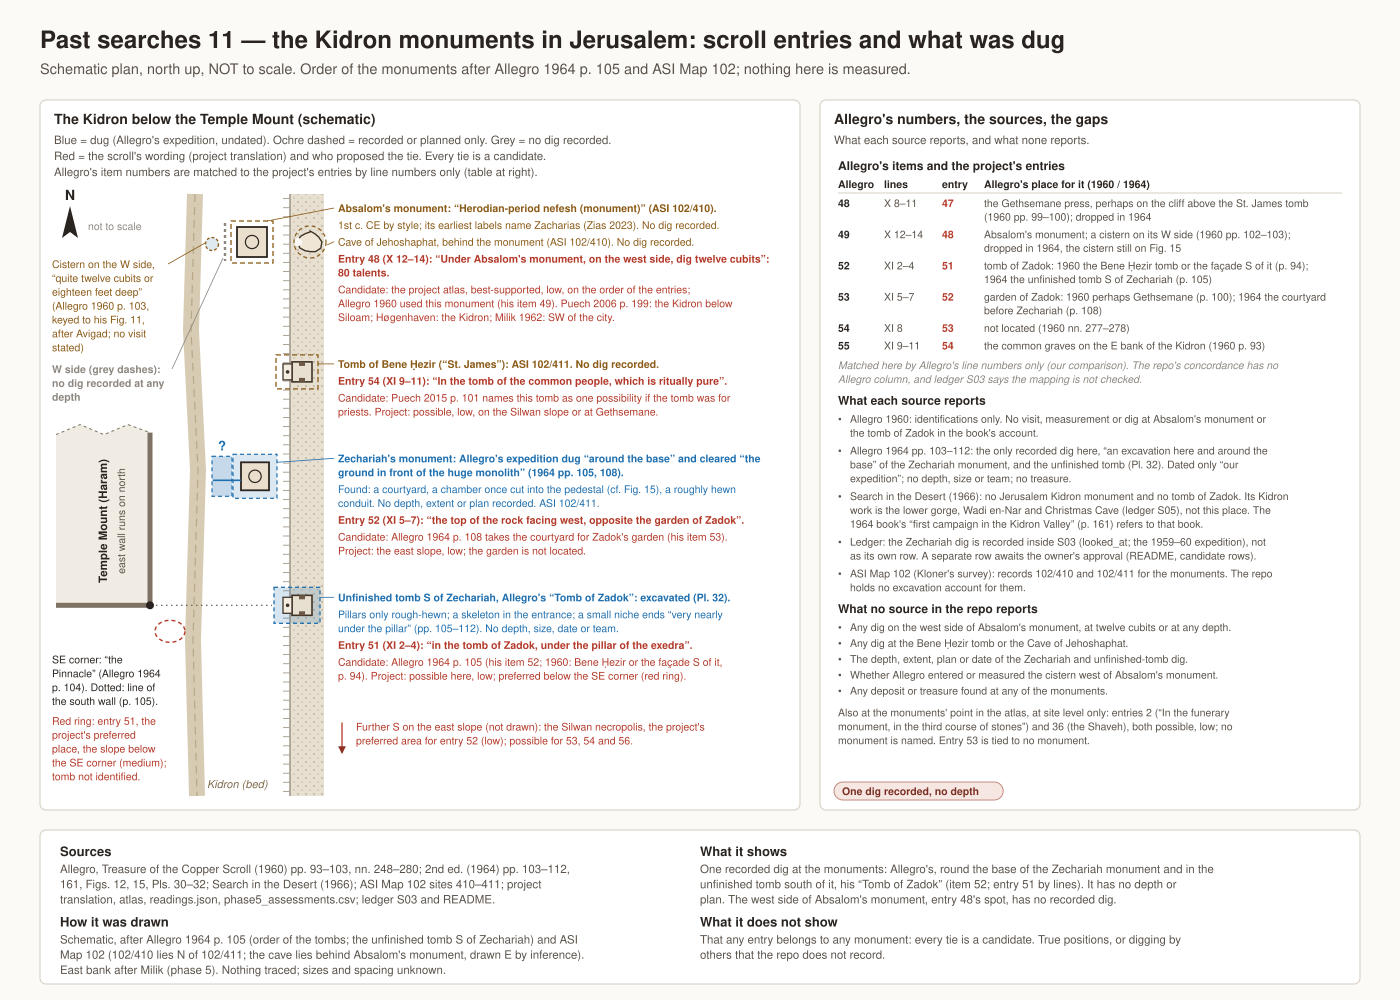

Python code for this plot:
"""Past searches 11: the Kidron monuments in Jerusalem: what the scroll's entries say there and what was dug.

Sources:
- text/translation_en.json X 12–14, XI 2–11 (entries 48, 51, 52, 54), I 5–6 (2); atlas/app/atlas-data.json
  (entries 2, 36, 48, 51–54; places jer_kidron_mon, jer_kidron_east, jer_se_corner); text/readings.json
  (e48-absalom, e51-zadok-tomb, e52-zadok-court, e54-jericho-or-pure); tables/phase5_assessments.csv (JER 48, 51, 52);
  tables/entry_concordance.csv (header only: no Allegro column).
- research/history/allegro1964_treasure_2nd_ed_extracted.md §1.6, §2.4, §3, §4 (Allegro 1964 pp. 103–112, 161, Figs. 12, 15,
  Pls. 30–32): the excavation at the base of the Zechariah monument and in the unfinished tomb south of it.
- research/history/allegro1960_treasure_extracted.md §1 items 48–55, §3 (Allegro 1960 pp. 93–103, nn. 248–280).
- research/history/allegro1966_search_in_the_desert_extracted.md §3, §7, §8 (no Jerusalem Kidron monument; its Kidron
  work is the lower gorge, Wadi en-Nar).
- research/history/salvage_records/searches.csv S03 (looked_at, notes) and README.md ("Candidate rows, not added").
- research/regional/asi_jerusalem/README.md and sites.csv (ASI Map 102, sites 410 and 411).
- research/logs/findings_log.md F5.6 and the 10 Oct 2026 entry; research/phases/phase5_summary.md.
"""
import csv
import json
import math
import re
import sys
from pathlib import Path

sys.path.insert(0, str(Path(__file__).resolve().parent))
from common import S, P, BLUE, RED, GREY, REPO, page, out_path, bullets  # noqa: E402

OCH = P["ochre_d"]
HIST = REPO / "research" / "history"


# ---------------------------------------------------------------- checks against the repo
def entry_texts():
    tr = json.loads((REPO / "text" / "translation_en.json").read_text(encoding="utf-8"))
    atlas = json.loads((REPO / "atlas" / "app" / "atlas-data.json").read_text(encoding="utf-8"))
    keys = list(tr)
    pos = {k: i for i, k in enumerate(keys)}
    out = {}
    for e in atlas["entries"]:
        m = re.match(r"([IVX]+) (\d+)\s*[-–]\s*(?:([IVX]+) )?(\d+)$", e["lines"].strip())
        if m:
            a = f"{m.group(1)} {m.group(2)}"
            b = f"{m.group(3) or m.group(1)} {m.group(4)}"
            ls = keys[pos[a]:pos[b] + 1]
        else:
            ls = [e["lines"].strip()]
        txt = " ".join(tr[k] for k in ls)
        out[e["id"]] = re.sub(r"\{\{([^|}]*)\|[^}]*\}\}", r"\1", txt)
    return out, {e["id"]: e for e in atlas["entries"]}


texts, entries = entry_texts()
QUOTES = {
    "48": "Under Absalom's monument, on the west side, dig twelve cubits",
    "51": "in the tomb of Zadok, under the pillar of the exedra",
    "52": "the top of the rock facing west, opposite the garden of Zadok",
    "54": "In the tomb of the common people, which is ritually pure",
    "2": "In the funerary monument, in the third course of stones",
}
for ent, q in QUOTES.items():
    assert q in texts[ent], f"entry {ent}: '{q}' not in the translation"
    assert len(q.split()) <= 12, f"quote for {ent} is longer than 12 words"
assert "80 talents" in texts["48"]
assert entries["48"]["lines"] == "X 12-14" and entries["51"]["lines"] == "XI 2-4"
assert entries["52"]["lines"] == "XI 5-7" and entries["54"]["lines"] == "XI 9-11"


def cands(eid):
    return {c["placeId"]: (c["status"], c["confidence"]) for c in entries[eid]["candidates"]}


at_mon = sorted((e for e in entries if "jer_kidron_mon" in cands(e)), key=lambda s: (len(s), s))
assert at_mon == ["2", "36", "48", "51"], at_mon
assert cands("48")["jer_kidron_mon"] == ("preferred", "low")
assert cands("51")["jer_se_corner"] == ("preferred", "medium") and cands("51")["jer_kidron_mon"] == ("possible", "low")
assert cands("2")["jer_kidron_mon"] == ("possible", "low") and cands("36")["jer_kidron_mon"] == ("possible", "low")
assert cands("52")["jer_kidron_east"] == ("preferred", "low")
assert set(cands("54")) == {"jer_kidron_east", "jer_gethsemane"}
assert "jer_kidron_mon" not in cands("53")
east = sorted((e for e in entries if "jer_kidron_east" in cands(e)), key=lambda s: (len(s), s))
assert east == ["52", "53", "54", "56"], east

readings = {r["id"]: r for r in json.loads((REPO / "text" / "readings.json").read_text(encoding="utf-8"))}
assert "Benê Ḥezîr" in readings["e54-jericho-or-pure"]["note"] and "2015 p. 101" in readings["e54-jericho-or-pure"]["note"]
r48 = {x["who"]: x for x in readings["e48-absalom"]["readings"]}
assert r48["Puech 2006"]["ref"] == "p. 199" and "Kidron below Siloam" in r48["Puech 2006"]["meaning"]
assert "SW necropolis" in r48["Milik 1962"]["meaning"] and "Kidron" in r48["Høgenhaven 2020"]["meaning"]

with open(REPO / "tables" / "entry_concordance.csv", encoding="utf-8-sig", newline="") as fh:
    conc_header = next(csv.reader(fh))
assert not any("allegro" in h.lower() for h in conc_header), "concordance now has an Allegro column: redraw the panel"

with open(HIST / "salvage_records" / "searches.csv", encoding="utf-8", newline="") as fh:
    ledger = list(csv.DictReader(fh))
s03 = next(r for r in ledger if r["search_id"] == "S03")
assert "base of the Zechariah monument" in s03["looked_at"] and "item 52" in s03["looked_at"]
assert "not checked" in s03["notes"]
assert not [r["search_id"] for r in ledger if r["search_id"] != "S03"
            and re.search(r"Zechariah|Absalom|Zadok|Hezir", " ".join(r.values()))]
readme = (HIST / "salvage_records" / "README.md").read_text(encoding="utf-8")
assert "Candidate rows, not added" in readme and "base of the Zechariah monument" in readme

a64 = (HIST / "allegro1964_treasure_2nd_ed_extracted.md").read_text(encoding="utf-8")
for s in ("around the base", "clear the ground in front of the huge monolith", "Excavating the “Zadok” tomb.",
          "very nearly “under the pillar.”", "No depths, trench dimensions, dates or team names",
          "Jehoshaphat, Absalom, St. James and Zechariah (p.105)", "Fig. 15 still marks a *cistern* west of Absalom"):
    assert s in a64, s
a60 = (HIST / "allegro1960_treasure_extracted.md").read_text(encoding="utf-8")
assert "quite twelve cubits or eighteen feet deep" in a60 and "Absalom, Tomb of Zadok, Bethesda" in a60
a66 = (HIST / "allegro1966_search_in_the_desert_extracted.md").read_text(encoding="utf-8")
assert not re.search(r"Absalom|Zechariah|Hezir|Jehoshaphat", a66)
asi = {}
with open(REPO / "research" / "regional" / "asi_jerusalem" / "sites.csv", encoding="utf-8", newline="") as fh:
    for r in csv.DictReader(fh):
        if r["map_num"] == "102" and r["site_num"] in ("410", "411"):
            asi[r["site_num"]] = r
assert "Cave of Jehoshaphat" in asi["410"]["quote"] and "Bene Hezir" in asi["411"]["quote"]
assert all(asi[k]["nearest_place_id"] == "jer_kidron_mon" for k in asi)
assert float(asi["410"]["lat"]) > float(asi["411"]["lat"])        # Absalom/Jehoshaphat record lies N of Bene Hezir/Zechariah
asi_readme = (REPO / "research" / "regional" / "asi_jerusalem" / "README.md").read_text(encoding="utf-8")
assert '"Herodian-period nefesh (monument)" (Absalom\'s Tomb) before the Cave of Jehoshaphat' in asi_readme

# ---------------------------------------------------------------- page
c = page("11", "the Kidron monuments in Jerusalem: scroll entries and what was dug",
         "Schematic plan, north up, NOT to scale. Order of the monuments after Allegro 1964 p. 105 and ASI Map 102; "
         "nothing here is measured.")
TOP, BOTTOM = 100, 810
MX, MW = 40, 760
mx, my, mw, mh = S.panel(c, MX, TOP, MW, BOTTOM - TOP, "The Kidron below the Temple Mount (schematic)",
                         ["Blue = dug (Allegro's expedition, undated). Ochre dashed = recorded or planned only. "
                          "Grey = no dig recorded.",
                          "Red = the scroll's wording (project translation) and who proposed the tie. "
                          "Every tie is a candidate.",
                          "Allegro's item numbers are matched to the project's entries by line numbers only "
                          "(table at right)."])

VX = 195                       # valley line
CLIFF = 290                    # foot of the east escarpment
LX = 338                       # left edge of the right-hand label column
FS, LH = 10.5, 10.5 * 1.32
W_B, W_R = 84, 86              # wrap widths (characters) for bold and regular labels on the right

# ---------------- right-hand label blocks (laid out first, so the glyphs can follow them)
BLOCKS = [
    ("abs", OCH, [
        ("Absalom's monument: “Herodian-period nefesh (monument)” (ASI 102/410).", OCH, 700),
        ("1st c. CE by style; its earliest labels name Zacharias (Zias 2023). No dig recorded.", OCH, None),
        ("Cave of Jehoshaphat, behind the monument (ASI 102/410). No dig recorded.", OCH, None),
        (f"Entry 48 (X 12–14): “{QUOTES['48']}”: 80 talents.", RED, 700),
        ("Candidate: the project atlas, best-supported, low, on the order of the entries; Allegro 1960 used "
         "this monument (his item 49). Puech 2006 p. 199: the Kidron below Siloam; Høgenhaven: the Kidron; "
         "Milik 1962: SW of the city.",
         RED, None),
    ]),
    ("bh", OCH, [
        ("Tomb of Bene Ḥezir (“St. James”): ASI 102/411. No dig recorded.", OCH, 700),
        (f"Entry 54 (XI 9–11): “{QUOTES['54']}”.", RED, 700),
        ("Candidate: Puech 2015 p. 101 names this tomb as one possibility if the tomb was for priests. "
         "Project: possible, low, on the Silwan slope or at Gethsemane.", RED, None),
    ]),
    ("ze", BLUE, [
        ("Zechariah's monument: Allegro's expedition dug “around the base” and cleared “the ground in "
         "front of the huge monolith” (1964 pp. 105, 108).", BLUE, 700),
        ("Found: a courtyard, a chamber once cut into the pedestal (cf. Fig. 15), a roughly hewn conduit. "
         "No depth, extent or plan recorded. ASI 102/411.", BLUE, None),
        (f"Entry 52 (XI 5–7): “{QUOTES['52']}”.", RED, 700),
        ("Candidate: Allegro 1964 p. 108 takes the courtyard for Zadok's garden (his item 53). "
         "Project: the east slope, low; the garden is not located.", RED, None),
    ]),
    ("ut", BLUE, [
        ("Unfinished tomb S of Zechariah, Allegro's “Tomb of Zadok”: excavated (Pl. 32).", BLUE, 700),
        ("Pillars only rough-hewn; a skeleton in the entrance; a small niche ends “very nearly under the "
         "pillar” (pp. 105–112). No depth, size, date or team.", BLUE, None),
        (f"Entry 51 (XI 2–4): “{QUOTES['51']}”.", RED, 700),
        ("Candidate: Allegro 1964 p. 105 (his item 52; 1960: Bene Ḥezir or the façade S of it, p. 94). "
         "Project: possible here, low; preferred below the SE corner (red ring).", RED, None),
    ]),
]
GAP_ITEM, GAP_BLOCK = 3, 30


def n_lines(txt, wt):
    return len(S.wrap_lines(txt, W_B if wt else W_R))


tops, y = {}, my + 26
for key_, _, items in BLOCKS:
    tops[key_] = y
    y += sum(n_lines(t, w) * LH + GAP_ITEM for t, _, w in items) + GAP_BLOCK
Y_SILWAN = y
# glyph rows follow the first line of each block's own feature
Y_ABS = tops["abs"] + 30
Y_BH = tops["bh"] + 4
Y_ZE = tops["ze"] + 14
Y_UT = tops["ut"] + 4
assert Y_BH - Y_ABS > 70 and Y_ZE - Y_BH > 60 and Y_UT - Y_ZE > 60

# ---------------- base drawing: escarpment, valley, Temple Mount
c.rect(CLIFF, my + 8, 34, mh - 16, fill="url(#rockfill)")
S.ridge(c, [(CLIFF, my + 8), (CLIFF, my + mh - 8)])
S.wadi(c, [(VX, my + 8), (VX - 4, 330), (VX + 3, 470), (VX - 2, 640), (VX + 2, my + mh - 8)])
c.text(VX + 12, my + mh - 16, "Kidron (bed)", 11, "#7d6a4a", italic=True)

# left labels at the top: north arrow, the cistern and the west side of Absalom's monument
ax = 252
S.north_arrow(c, 70, my + 46)
c.text(88, my + 44, "not to scale", 10.5, P["muted"])
yl = my + 82
c.text(52, yl, "Cistern on the W side,", FS, OCH)
S.leader(c, 168, yl - 4, 205, Y_ABS + 1, OCH)
yl = c.wrap(52, yl + LH, "“quite twelve cubits or eighteen feet deep” (Allegro 1960 p. 103, keyed to his "
            "Fig. 11, after Avigad; no visit stated)", 24, FS, fill=OCH)
yl += 8
c.text(52, yl, "W side (grey dashes):", FS, GREY, 700)
S.leader(c, 172, yl - 4, ax - 29, Y_ABS + 16, GREY)
yl = c.wrap(52, yl + LH, "no dig recorded at any depth", 24, FS, fill=GREY, weight=700)

HX0, HX1 = 56, 150
HTOP, HBOT = yl + 14, Y_UT                       # Temple Mount block; south wall at HBOT
assert HBOT - HTOP > 160
zig = [(HX0, HTOP + 6), (HX0 + 24, HTOP - 4), (HX0 + 48, HTOP + 6), (HX0 + 72, HTOP - 4), (HX1, HTOP + 4)]
c.polyline(zig + [(HX1, HBOT), (HX0, HBOT)], fill="#f1ece3", stroke="none", close=True)
c.polyline([(HX1, HTOP + 4), (HX1, HBOT), (HX0, HBOT)], stroke=P["stone_d"], width=5, linejoin="miter")
c.polyline(zig, stroke=P["stone_d"], width=1, dash="3 3")
c.text((HX0 + HX1) / 2 + 4, (HTOP + HBOT) / 2 + 4, "Temple Mount (Haram)", 11.5, P["ink"], 700,
       anchor="middle", rotate=-90)
c.text((HX0 + HX1) / 2 + 22, (HTOP + HBOT) / 2 + 4, "east wall runs on north", 10.5, P["sub"],
       anchor="middle", rotate=-90)
c.circle(HX1, HBOT, 4, fill=P["ink"])
# line of the south wall, carried east to the unfinished tomb
c.line(HX1 + 6, HBOT, CLIFF - 18, HBOT, P["sub"], 1.1, dash="1.5 3.5")
# project's preferred area for entry 51: the slope below the SE corner (bank left open)
c.add(f'<ellipse cx="{HX1 + 20:.1f}" cy="{HBOT + 26:.1f}" rx="15" ry="11" fill="none" stroke="{RED}" '
      f'stroke-width="1.4" stroke-dasharray="4 3"/>')
yy = c.wrap(52, HBOT + 58, "SE corner: “the Pinnacle” (Allegro 1964 p. 104). Dotted: line of the south "
            "wall (p. 105).", 24, FS, fill=P["ink"])
yy = c.wrap(52, yy + 6, "Red ring: entry 51, the project's preferred place, the slope below the SE corner "
            "(medium); tomb not identified.", 24, FS, fill=RED)
assert yy < my + mh, yy

# ---------------- glyphs
# Absalom's monument, the Cave of Jehoshaphat behind it, the cistern on its west side
c.rect(ax - 21, Y_ABS - 21, 42, 42, fill="none", stroke=OCH, width=1.3, dash="5 3")
S.monument(c, ax, Y_ABS, size=30)
c.line(ax - 27, Y_ABS - 19, ax - 27, Y_ABS + 19, GREY, 2.4, dash="3 3")          # the west side
c.circle(212, Y_ABS + 2, 6.5, fill="#dfe9f0", stroke=OCH, width=1.3, dash="3 2")    # cistern
cave_pts = [S.pt(310, Y_ABS, i, 11 * (1 + 0.14 * math.sin(i * 3.1))) for i in range(0, 361, 30)]
c.polyline(cave_pts, stroke=P["grave_d"], width=1.4, fill="#efe6d6", close=True)
c.circle(298, Y_ABS, 4, fill=P["paper"])
c.circle(310, Y_ABS, 16, stroke=OCH, width=1.2, dash="4 3")

# Bene Hezir tomb: rock-cut, porch to the west
c.rect(CLIFF - 14, Y_BH - 17, 42, 34, fill="none", stroke=OCH, width=1.3, dash="5 3")
S.rock_tomb(c, CLIFF + 12, Y_BH, size=20, entrance=270, vestibule=True, pillar=True)

# Zechariah's monument: dug round the base; courtyard cleared in front (west); extent not stated
zx = 255
c.rect(zx - 22, Y_ZE - 22, 44, 44, fill=BLUE, fill_opacity=0.16, stroke=BLUE, width=1.2, dash="4 3")
c.rect(212, Y_ZE - 20, 20, 40, fill=BLUE, fill_opacity=0.26, stroke=BLUE, width=1.2, dash="4 3")
S.monument(c, zx, Y_ZE, size=28)
c.line(213, Y_ZE + 4, zx - 14, Y_ZE + 4, BLUE, 1.6)                                  # conduit, schematic
c.text(222, Y_ZE - 26, "?", 13, BLUE, 700, anchor="middle")

# unfinished tomb south of Zechariah (Allegro's "Tomb of Zadok"): excavated
c.rect(CLIFF - 16, Y_UT - 18, 46, 36, fill=BLUE, fill_opacity=0.18, stroke=BLUE, width=1.3, dash="4 3")
S.rock_tomb(c, CLIFF + 12, Y_UT, size=20, entrance=270, vestibule=True, pillar=True)

# ---------------- right labels and their leaders
LEAD = {"abs": [(0, ax + 15, Y_ABS - 21), (2, 327, Y_ABS + 3)], "bh": [(0, CLIFF + 28, Y_BH - 8)],
        "ze": [(0, zx + 22, Y_ZE - 14)], "ut": [(0, CLIFF + 30, Y_UT - 8)]}
for key_, _, items in BLOCKS:
    y = tops[key_]
    starts = []
    for txt, col, wt in items:
        starts.append(y)
        y = c.wrap(LX, y, txt, W_B if wt else W_R, FS, fill=col, weight=wt) + GAP_ITEM
    for idx, tx, ty in LEAD[key_]:
        S.leader(c, LX - 4, starts[idx] - 4, tx, ty, items[idx][1])
y_s = Y_SILWAN + 4
c.line(LX + 4, y_s - 8, LX + 4, y_s + 22, RED, 1.3, arrow="red")
c.wrap(LX + 18, y_s, "Further S on the east slope (not drawn): the Silwan necropolis, the project's "
       "preferred area for entry 52 (low); possible for 53, 54 and 56.", 78, FS, fill=RED)
assert y_s + 2 * LH < my + mh, "main panel overflows"

# ---------------- side panel
SX = MX + MW + 20
sx, sy, sw, sh = S.panel(c, SX, TOP, 1360 - SX, BOTTOM - TOP, "Allegro's numbers, the sources, the gaps",
                         ["What each source reports, and what none reports."], "One dig recorded, no depth", "warn")
x0 = sx + 10
y = sy + 16
c.text(x0, y, "Allegro's items and the project's entries", 12, P["ink"], 700)
y += 18
cols = (x0, x0 + 46, x0 + 104, x0 + 146)
for xx, h in zip(cols, ("Allegro", "lines", "entry", "Allegro's place for it (1960 / 1964)")):
    c.text(xx, y, h, 10.5, P["ink"], 600)
c.line(x0, y + 5, sx + sw - 10, y + 5, P["border"], 1)
y += 19
for it, ln, en, place in (
        ("48", "X 8–11", "47", "the Gethsemane press, perhaps on the cliff above the St. James tomb "
                               "(1960 pp. 99–100); dropped in 1964"),
        ("49", "X 12–14", "48", "Absalom's monument; a cistern on its W side (1960 pp. 102–103); "
                                "dropped in 1964, the cistern still on Fig. 15"),
        ("52", "XI 2–4", "51", "tomb of Zadok: 1960 the Bene Ḥezir tomb or the façade S of it (p. 94); "
                               "1964 the unfinished tomb S of Zechariah (p. 105)"),
        ("53", "XI 5–7", "52", "garden of Zadok: 1960 perhaps Gethsemane (p. 100); 1964 the courtyard "
                               "before Zechariah (p. 108)"),
        ("54", "XI 8", "53", "not located (1960 nn. 277–278)"),
        ("55", "XI 9–11", "54", "the common graves on the E bank of the Kidron (1960 p. 93)")):
    c.text(cols[0], y, it, 10.5, P["ink"], 600)
    c.text(cols[1], y, ln, 10.5, P["sub"])
    c.text(cols[2], y, en, 10.5, RED, 600)
    y = c.wrap(cols[3], y, place, 70, 10.5, lh=13.6, fill=P["sub"]) + 4
y = c.wrap(x0, y + 2, "Matched here by Allegro's line numbers only (our comparison). The repo's concordance has "
           "no Allegro column, and ledger S03 says the mapping is not checked.", 92, 10.5,
           fill=P["muted"], italic=True) + 8

c.text(x0, y, "What each source reports", 12, P["ink"], 700)
y = bullets(c, x0, y + 18, [
    "Allegro 1960: identifications only. No visit, measurement or dig at Absalom's monument or the tomb "
    "of Zadok in the book's account.",
    "Allegro 1964 pp. 103–112: the only recorded dig here, “an excavation here and around the base” of "
    "the Zechariah monument, and the unfinished tomb (Pl. 32). Dated only “our expedition”; no depth, size "
    "or team; no treasure.",
    "Search in the Desert (1966): no Jerusalem Kidron monument and no tomb of Zadok. Its Kidron work is the "
    "lower gorge, Wadi en-Nar and Christmas Cave (ledger S05), not this place. The 1964 book's “first "
    "campaign in the Kidron Valley” (p. 161) refers to that book.",
    "Ledger: the Zechariah dig is recorded inside S03 (looked_at; the 1959–60 expedition), not as its own "
    "row. A separate row awaits the owner's approval (README, candidate rows).",
    "ASI Map 102 (Kloner's survey): records 102/410 and 102/411 for the monuments. The repo holds no "
    "excavation account for them.",
], 90, 10.5, gap=4)
c.text(x0, y + 4, "What no source in the repo reports", 12, P["ink"], 700)
y = bullets(c, x0, y + 22, [
    "Any dig on the west side of Absalom's monument, at twelve cubits or at any depth.",
    "Any dig at the Bene Ḥezir tomb or the Cave of Jehoshaphat.",
    "The depth, extent, plan or date of the Zechariah and unfinished-tomb dig.",
    "Whether Allegro entered or measured the cistern west of Absalom's monument.",
    "Any deposit or treasure found at any of the monuments.",
], 90, 10.5, gap=2)
y = c.wrap(x0, y + 6, "Also at the monuments' point in the atlas, at site level only: entries 2 (“"
           + QUOTES["2"] + "”) and 36 (the Shaveh), both possible, low; no monument is named. "
           "Entry 53 is tied to no monument.", 92, 10.5, fill=P["sub"])
SIDE_LAST_Y = y

# ---------------- footer
S.footer(c, 830, [
    ("Sources", "Allegro, Treasure of the Copper Scroll (1960) pp. 93–103, nn. 248–280; 2nd ed. (1964) pp. 103–112, "
     "161, Figs. 12, 15, Pls. 30–32; Search in the Desert (1966); ASI Map 102 sites 410–411; project translation, atlas, "
     "readings.json, phase5_assessments.csv; ledger S03 and README."),
    ("How it was drawn", "Schematic, after Allegro 1964 p. 105 (order of the tombs; the unfinished tomb S of "
     "Zechariah) and ASI Map 102 (102/410 lies N of 102/411; the cave lies behind Absalom's monument, drawn E by "
     "inference). East bank after Milik (phase 5). Nothing traced; sizes and spacing unknown."),
    ("What it shows", "One recorded dig at the monuments: Allegro's, round the base of the Zechariah monument and in "
     "the unfinished tomb south of it, his “Tomb of Zadok” (item 52; entry 51 by lines). It has no depth or plan. The west side of "
     "Absalom's monument, entry 48's spot, has no recorded dig."),
    ("What it does not show", "That any entry belongs to any monument: every tie is a candidate. True positions, "
     "or digging by others that the repo does not record."),
])
print(c.save(out_path("search_11_kidron_monuments")))
